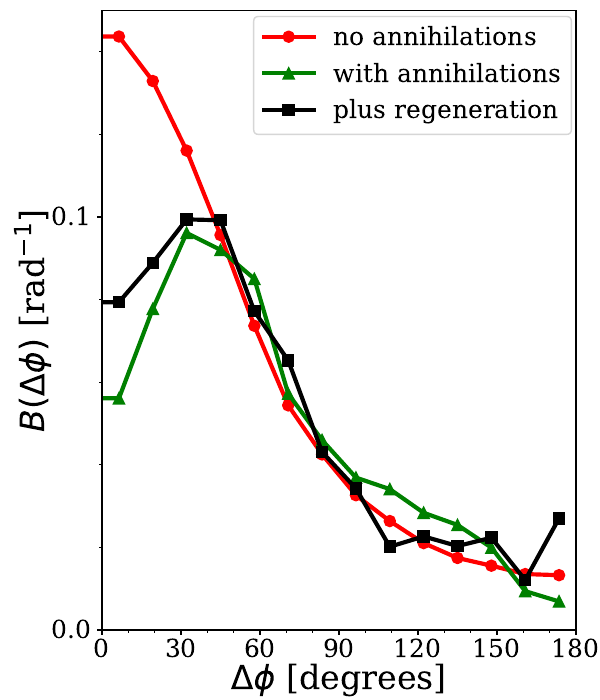

This chart was generated by the following Python code:
import matplotlib.pyplot as plt
from matplotlib.lines import Line2D
import numpy as np
import os
import sys
import codecs
sys.getdefaultencoding()
from pylab import *
from matplotlib import ticker
from matplotlib.ticker import ScalarFormatter
sformatter=ScalarFormatter(useOffset=True,useMathText=True)
sformatter.set_scientific(True)
sformatter.set_powerlimits((-3,3))

acceptance='alice'

font = {'family' : 'serif',
        'weight' : 'normal',
        'size'   : 12}
plt.rc('font', **font)
plt.rc('text', usetex=False)
linestyles = [
  '_', '-', '--', ':'
]
mstyle = [u'*',u'o']
colors = ('b', 'g', 'r', 'c', 'm', 'y', 'k')

plt.figure(figsize=(6,7))
fig = plt.figure(1)

filename_type1='bfdata/type1/bf_phi.txt'
filename_type2='bfdata/type2/bf_noregeneration_phi.txt'
filename_type3='bfdata/type2/bf_withregeneration_phi.txt'

data1=np.loadtxt(filename_type1,skiprows=0,unpack=True)
x1=data1[0]
y1=data1[1]
y1=y1*360.0/pi
data2=np.loadtxt(filename_type2,skiprows=0,unpack=True)
x2=data2[0]
y2=data2[1]
y2=y2*360.0/pi
data3=np.loadtxt(filename_type3,skiprows=0,unpack=True)
x3=data3[0]
y3=data3[1]
y3=y3*360.0/pi

dfactor_noregen=8.8756/7.18748
dfactor_withregen=8.8756/7.53014

y2=y1*dfactor_noregen+y2
y3=y1*dfactor_withregen+y3

xx0=0.17
width=0.96-xx0
yy0=0.10
height=0.985-yy0
ax = fig.add_axes([xx0,yy0,width,height])

plt.plot([0,180],[0,0],linestyle='dashed',color='grey')

ymin=0
ymax=0.15
plt.plot(x1,y1,linestyle='-',linewidth=3,color='r',markersize=8, marker='o',markerfacecolor='r',label='no annihilations')
plt.plot(x2,y2,linestyle='-',linewidth=3,color='g',markersize=8, marker='^',markerfacecolor='g',label='with annihilations')
plt.plot(x3,y3,linestyle='-',linewidth=3,color='k',markersize=8, marker='s',markerfacecolor='k',label='plus regeneration')


legend(loc=(0.32,0.8),fontsize=18)

ax.set_xticks(np.arange(0,200,30), minor=False)
ax.set_xticks(np.arange(0,200,10), minor=True)
ax.set_xticklabels(np.arange(0,200,30),minor=False,size=18, family='serif')
ax.set_yticks(np.arange(-1,1,0.1), minor=False)
ax.set_yticklabels(np.arange(-1,1,0.1), minor=False, family='serif', size=18)
ax.set_yticks(np.arange(-1,1,0.02), minor=True)

xlim(0,180)
ylim(ymin,ymax)

plt.xlabel('$\\Delta \\phi$ [degrees]',fontsize=24, family='serif',labelpad=0)
plt.ylabel('$B(\\Delta \\phi)$ [rad$^{-1}]$',fontsize=24,family='serif',labelpad=0)
    
ax.xaxis.set_major_formatter(sformatter)
ax.yaxis.set_major_formatter(sformatter)

text(175,0.33,'(b)',fontsize=22,ha='right')

filename='bfvsphi.pdf'
plt.savefig(filename,format='pdf')
os.system('open -a Preview '+filename)
#plt.show()

quit()
